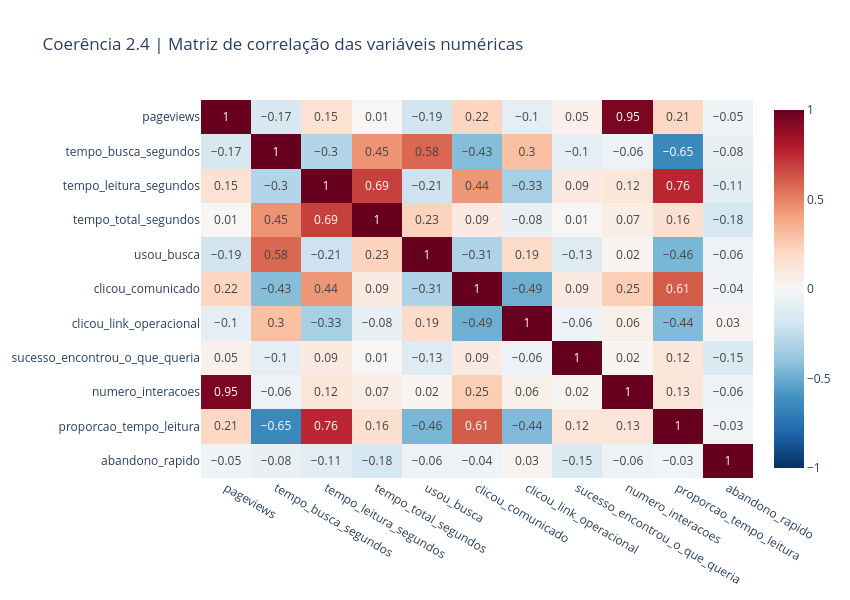

Source (notebook cell):
### Markdown cell above
### Mini-exercício 2.1 — Identificando uma incoerência

Observe a matriz de correlação abaixo entre as variáveis numéricas da base.

Identifique **um par de variáveis** onde a correlação observada é diferente do que você esperaria pelo modelo do E02. Justifique: isso é um problema real ou um comportamento esperado?

<details>
<summary>Possível direção de resposta</summary>

Uma observação interessante é a correlação entre `usou_busca` e `sucesso_encontrou_o_que_queria`. No E02, modelamos que usar a busca *reduz* ligeiramente a probabilidade de sucesso — porque sinaliza dificuldade de navegação direta. Se a correlação for negativa, isso está coerente com a hipótese. Se for positiva ou nula, algo na geração pode não ter funcionado como planejado.

O ponto-chave: a resposta correta depende do que foi decidido no E02, não de uma expectativa genérica sobre dados de navegação.

</details>

### Code cell
variaveis_numericas = [
    'pageviews', 'tempo_busca_segundos', 'tempo_leitura_segundos', 'tempo_total_segundos',
    'usou_busca', 'clicou_comunicado', 'clicou_link_operacional',
    'sucesso_encontrou_o_que_queria', 'numero_interacoes', 'proporcao_tempo_leitura', 'abandono_rapido',
]
corr = df[variaveis_numericas].corr().round(2)

fig = px.imshow(
    corr,
    text_auto=True,
    color_continuous_scale='RdBu_r',
    zmin=-1, zmax=1,
    title='Coerência 2.4 | Matriz de correlação das variáveis numéricas',
    aspect='auto',
)
fig.update_layout(width=850, height=600)
fig

### Figure 1 — Plotly figure (JSON) as saved in the notebook; plotly's stock layout.template omitted (floating-point values rounded to 4 significant figures)
{"data": [{"coloraxis": "coloraxis", "hovertemplate": "x: %{x}<br>y: %{y}<br>color: %{z}<extra></extra>", "name": "0", "texttemplate": "%{z}", "type": "heatmap", "x": ["pageviews", "tempo_busca_segundos", "tempo_leitura_segundos", "tempo_total_segundos", "usou_busca", "clicou_comunicado", "clicou_link_operacional", "sucesso_encontrou_o_que_queria", "numero_interacoes", "proporcao_tempo_leitura", "abandono_rapido"], "xaxis": "x", "y": ["pageviews", "tempo_busca_segundos", "tempo_leitura_segundos", "tempo_total_segundos", "usou_busca", "clicou_comunicado", "clicou_link_operacional", "sucesso_encontrou_o_que_queria", "numero_interacoes", "proporcao_tempo_leitura", "abandono_rapido"], "yaxis": "y", "z": [[1.0, -0.17, 0.15, 0.01, -0.19, 0.22, -0.1, 0.05, 0.95, 0.21, -0.05], [-0.17, 1.0, -0.3, 0.45, 0.58, -0.43, 0.3, -0.1, -0.06, -0.65, -0.08], [0.15, -0.3, 1.0, 0.69, -0.21, 0.44, -0.33, 0.09, 0.12, 0.76, -0.11], [0.01, 0.45, 0.69, 1.0, 0.23, 0.09, -0.08, 0.01, 0.07, 0.16, -0.18], [-0.19, 0.58, -0.21, 0.23, 1.0, -0.31, 0.19, -0.13, 0.02, -0.46, -0.06], [0.22, -0.43, 0.44, 0.09, -0.31, 1.0, -0.49, 0.09, 0.25, 0.61, -0.04], [-0.1, 0.3, -0.33, -0.08, 0.19, -0.49, 1.0, -0.06, 0.06, -0.44, 0.03], [0.05, -0.1, 0.09, 0.01, -0.13, 0.09, -0.06, 1.0, 0.02, 0.12, -0.15], [0.95, -0.06, 0.12, 0.07, 0.02, 0.25, 0.06, 0.02, 1.0, 0.13, -0.06], [0.21, -0.65, 0.76, 0.16, -0.46, 0.61, -0.44, 0.12, 0.13, 1.0, -0.03], [-0.05, -0.08, -0.11, -0.18, -0.06, -0.04, 0.03, -0.15, -0.06, -0.03, 1.0]]}], "layout": {"coloraxis": {"cmax": 1, "cmin": -1, "colorscale": [[0.0, "rgb(5,48,97)"], [0.1, "rgb(33,102,172)"], [0.2, "rgb(67,147,195)"], [0.3, "rgb(146,197,222)"], [0.4, "rgb(209,229,240)"], [0.5, "rgb(247,247,247)"], [0.6, "rgb(253,219,199)"], [0.7, "rgb(244,165,130)"], [0.8, "rgb(214,96,77)"], [0.9, "rgb(178,24,43)"], [1.0, "rgb(103,0,31)"]]}, "height": 600, "title": {"text": "Coerência 2.4 | Matriz de correlação das variáveis numéricas"}, "width": 850, "xaxis": {"anchor": "y", "domain": [0.0, 1.0]}, "yaxis": {"anchor": "x", "autorange": "reversed", "domain": [0.0, 1.0]}}}
